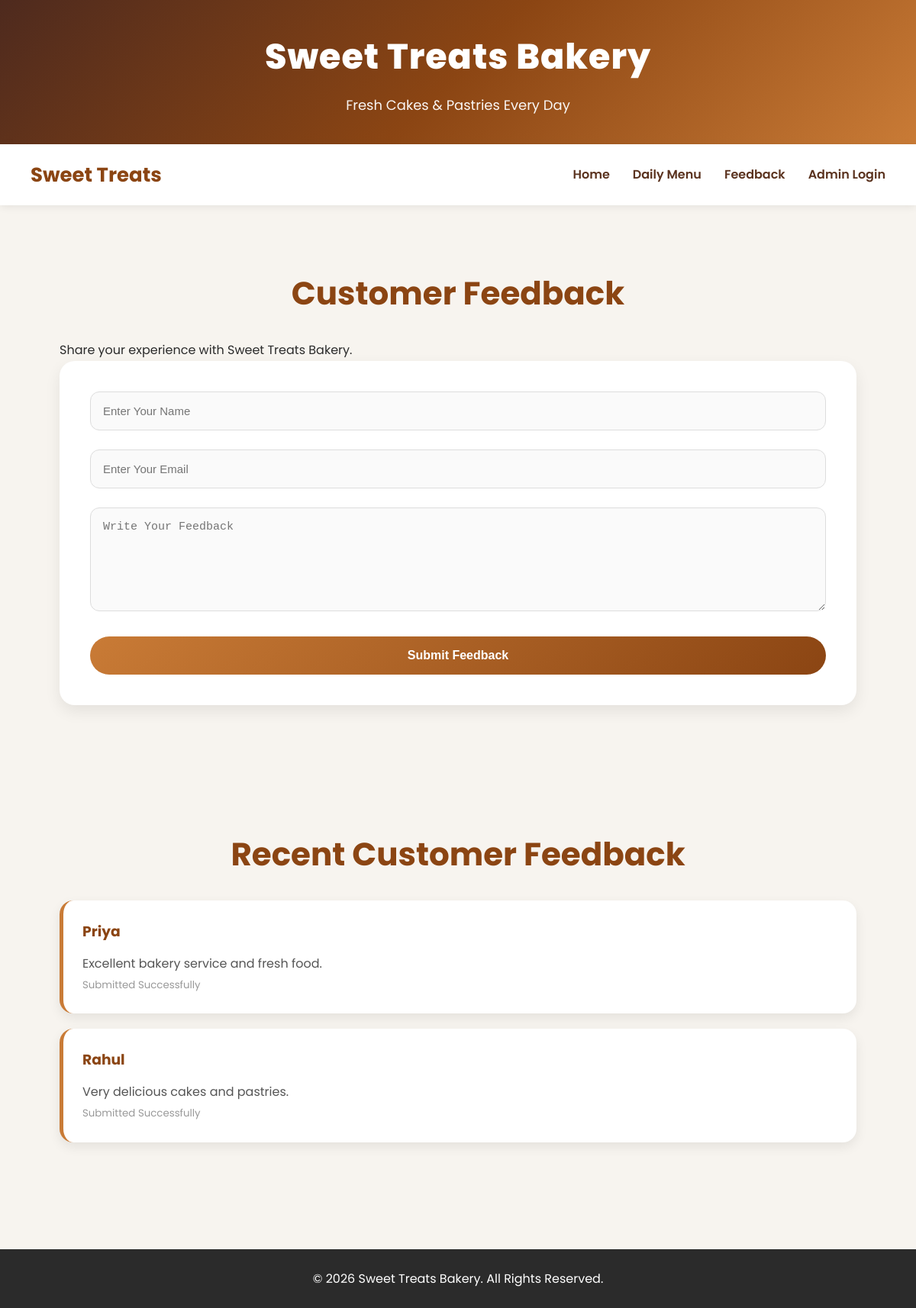
Page /feedback.php on the committed database.
### tables this page shows
CREATE TABLE feedback (

    id INT AUTO_INCREMENT PRIMARY KEY,

    name VARCHAR(100) NOT NULL,

    email VARCHAR(100) NOT NULL,

    feedback TEXT NOT NULL

);

### feedback.php (the view, shortened to what this page needs)
<?php
include("includes/db.php");
include("includes/header.php");
?>
<section class="feedback-section">
    <div class="container">
        <h1>Customer Feedback</h1>
        <p class="subtitle">
            Share your experience with Sweet Treats Bakery.
        </p>
        <form method="POST" class="feedback-form">
            <input
                type="text"
                name="name"
                placeholder="Enter Your Name"
                required
            >
            <input
                type="email"
                name="email"
                placeholder="Enter Your Email"
                required
            >
            <textarea
                name="feedback"
                rows="6"
                placeholder="Write Your Feedback"
                required
            ></textarea>
            <button type="submit" name="submit">
                Submit Feedback
            </button>
        </form>
    </div>
</section>
<section class="feedback-display">
    <div class="container">
        <h2>Recent Customer Feedback</h2>
        <?php
        $selectQuery = "SELECT * FROM feedback ORDER BY id DESC";
        $result = mysqli_query($conn, $selectQuery);
        if(mysqli_num_rows($result) > 0){
            while($row = mysqli_fetch_assoc($result)){
        ?>
            <div class="feedback-card">
                <h3>
                    <?php echo htmlspecialchars($row['name']); ?>
                </h3>
                <p>
                    <?php echo htmlspecialchars($row['feedback']); ?>
                </p>
                <small>
                    Submitted Successfully
                </small>
            </div>
        <?php
            }
        } else {
            echo "<p>No feedback available.</p>";
        }
        ?>
    </div>
</section>
<?php
include("includes/footer.php");
?>

### css/style.css (style rules this page uses)
* { margin: 0; padding: 0; box-sizing: border-box; }
html { scroll-behavior: smooth; }
body { font-family: 'Poppins', sans-serif; background: #f7f4ef; color: #2b2b2b; line-height: 1.7; overflow-x: hidden; opacity: 1; transition: 0.4s ease; }
.container { width: 90%; max-width: 1200px; margin: auto; }
section { padding: 80px 20px; }
.feedback-section h1, .menu-section h1, .feedback-display h2 { text-align: center; margin-bottom: 25px; color: #8b4513; font-size: 42px; }
.feedback-form { background: white; padding: 40px; border-radius: 20px; box-shadow: 0 8px 20px rgba(0,0,0,0.08); }
.feedback-form input, .feedback-form textarea, .search-box { width: 100%; padding: 16px; margin-bottom: 25px; border: 1px solid #ddd; border-radius: 12px; background: #fafafa; transition: 0.3s ease; font-size: 15px; }
.feedback-form button { width: 100%; border: none; background: linear-gradient(135deg, #c97b36, #8b4513); color: white; padding: 16px; border-radius: 50px; font-size: 16px; font-weight: 600; cursor: pointer; }
.feedback-card { background: white; padding: 25px; border-radius: 18px; margin-bottom: 20px; border-left: 5px solid #c97b36; box-shadow: 0 6px 15px rgba(0,0,0,0.08); }
.feedback-card h3 { color: #8b4513; margin-bottom: 12px; }
.feedback-card p { color: #555; }
.feedback-card small { color: #999; }
.feature-box, .menu-card, .feedback-card, .dashboard-card { animation: fadeUp 0.6s ease; }

### rows in the picture
feedback: name "Priya", feedback "Excellent bakery service and fresh food."
feedback: name "Rahul", feedback "Very delicious cakes and pastries."
